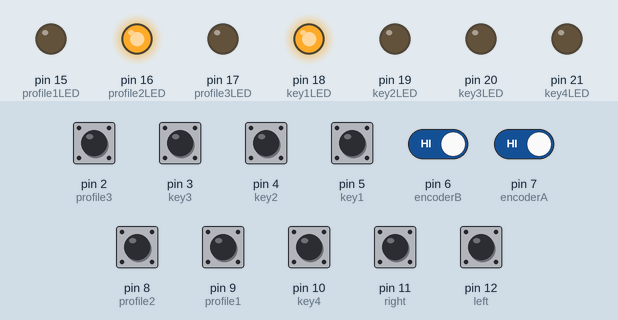
Recording of a sketch running on a simulated Arduino Leonardo, built with avr-gcc and run on an emulated ATmega32U4. Parts: output pins drawn as LEDs (lit = HIGH). Inputs (shaded band) come from the test bench; at power-on: pin 2 (profile3), pin 3 (key3), pin 4 (key2), pin 5 (key1), pin 6 (encoderB), pin 7 (encoderA), pin 8 (profile2), pin 9 (profile1), pin 10 (key4), pin 11 (right), pin 12 (left) HIGH. USB keyboard and mouse output is not drawn.

Above: at 3.8 s.
3.9 s: pin 3 (key3) pulled LOW for 1 s
At 4.05 s:
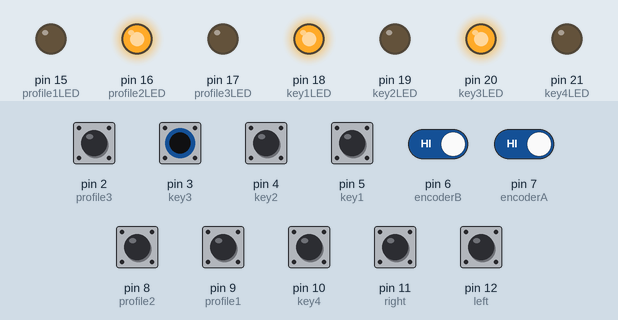
6.9 s: pin 9 (profile1) pulled LOW for 1 s
At 7.1 s:
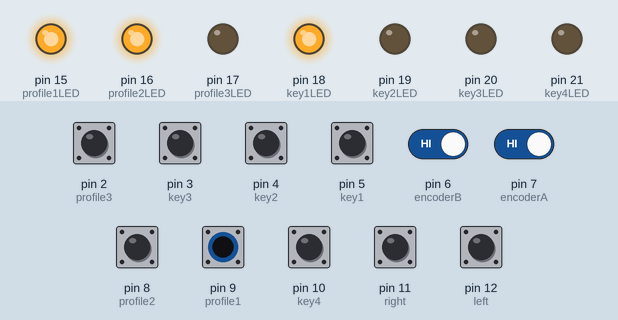
9.9 s: pin 2 (profile3) pulled LOW for 0.15 s
At 10.5 s:
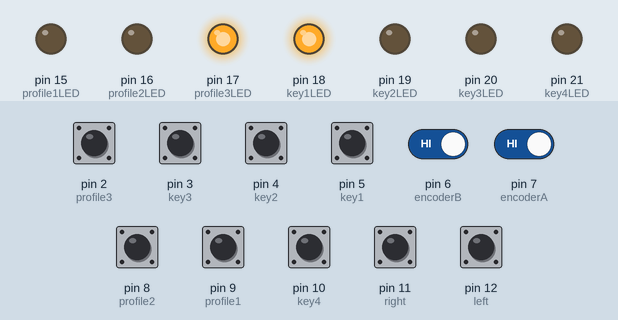
11.5 s: pin 4 (key2) pulled LOW for 0.15 s
At 12.7 s:
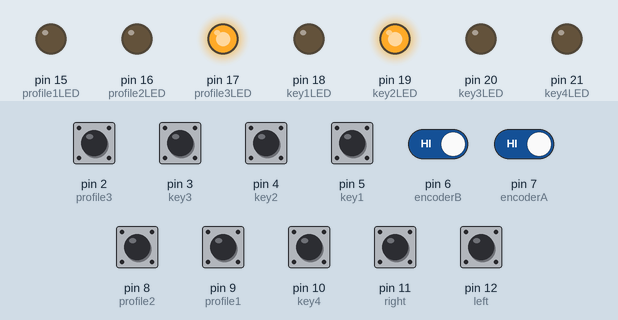
13.1 s: pin 8 (profile2) pulled LOW for 0.15 s
At 14.2 s:
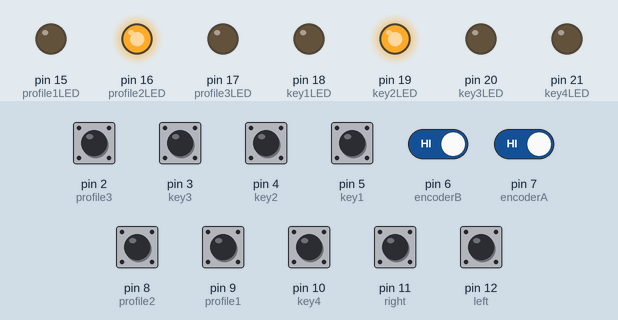
14.7 s: pin 10 (key4) pulled LOW for 0.15 s
At 14.85 s:
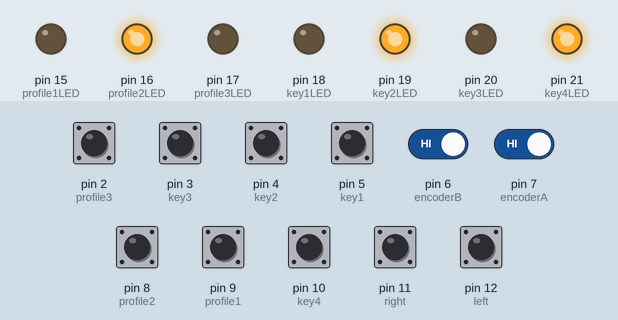
Timing chart, 0 to 17.5 s (numbered marks = the images above; inputs shaded):
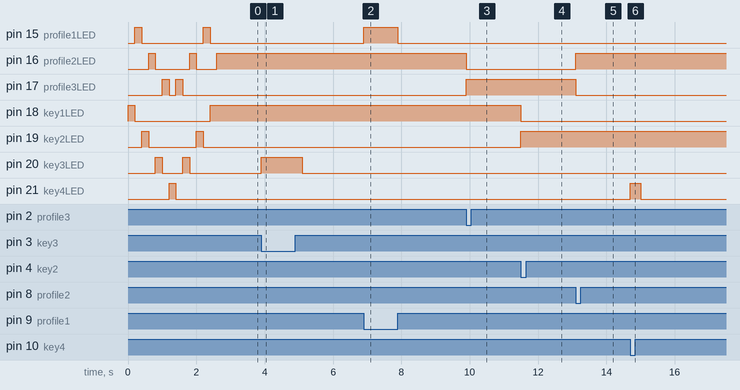

Measured:
- after the input at 3.9 s, pin 20 (key3LED): LOW → HIGH at once, → LOW 1.2 s later
- after the input at 6.9 s, pin 15 (profile1LED): LOW → HIGH at once, → LOW 1.0 s later
- after the input at 9.9 s, pin 16 (profile2LED): HIGH → LOW at once; pin 17 (profile3LED): LOW → HIGH at once
- after the input at 11.5 s, pin 18 (key1LED): HIGH → LOW at once; pin 19 (key2LED): LOW → HIGH at once
- after the input at 13.1 s, pin 16 (profile2LED): LOW → HIGH at once; pin 17 (profile3LED): HIGH → LOW at once
- after the input at 14.7 s, pin 21 (key4LED): LOW → HIGH at once, → LOW 0.30 s later

The sketch:

src.ino
```cpp
#include <Keyboard.h>
#include <Mouse.h>

int encoderA = 7;
int encoderB = 6;
int encoderPos = 0;
int encoderALast = LOW;
int encoderRead = LOW;
int right = 11;
int left = 12;
int profile1 = 9;
int profile2 = 8;
int profile3 = 2;
int key1 = 5;
int key2 = 4;
int key3 = 3;
int key4 = 10;
int profile1LED = 15; //A1
int profile2LED = 16; //A2
int profile3LED = 17; //A3
int key1LED = 18; //A4
int key2LED = 19; //A5
int key3LED = 20; //A6
int key4LED = 21; //A7

int profile1State = LOW;
int profile2State = HIGH;
int profile3State = LOW;
int key1State = HIGH;
int key2State = LOW;
int key3State = LOW;
int key4State = LOW;
int viewport = KEY_KP_1;
unsigned long lastViewportPress = millis();

void setup() {
  pinMode (encoderA, INPUT);
  pinMode (encoderB, INPUT);
  pinMode(profile1, INPUT_PULLUP);
  pinMode(profile2, INPUT_PULLUP);
  pinMode(profile3, INPUT_PULLUP);
  pinMode(key1, INPUT_PULLUP);
  pinMode(key2, INPUT_PULLUP);
  pinMode(key3, INPUT_PULLUP);
  pinMode(key4, INPUT_PULLUP);
  pinMode(left, INPUT_PULLUP);
  pinMode(right, INPUT_PULLUP);
  pinMode(profile1LED, OUTPUT);
  pinMode(profile2LED, OUTPUT);
  pinMode(profile3LED, OUTPUT);
  pinMode(key1LED, OUTPUT);
  pinMode(key2LED, OUTPUT);
  pinMode(key3LED, OUTPUT);
  pinMode(key4LED, OUTPUT);
  Keyboard.begin();
  Mouse.begin();
  ledDance();
//  Serial.begin(9600);
}
void ledDance() {
  digitalWrite(key1LED, HIGH);
  delay(200);
  digitalWrite(key1LED, LOW);
  digitalWrite(profile1LED, HIGH);
  delay(200);
  digitalWrite(profile1LED, LOW);
  digitalWrite(key2LED, HIGH);
  delay(200);
  digitalWrite(key2LED, LOW);
  digitalWrite(profile2LED, HIGH);
  delay(200);
  digitalWrite(profile2LED, LOW);
  digitalWrite(key3LED, HIGH);
  delay(200);
  digitalWrite(key3LED, LOW);
  digitalWrite(profile3LED, HIGH);
  delay(200);
  digitalWrite(profile3LED, LOW);
  digitalWrite(key4LED, HIGH);
  delay(200);
  digitalWrite(key4LED, LOW);
  digitalWrite(profile3LED, HIGH);
  delay(200);
  digitalWrite(profile3LED, LOW);
  digitalWrite(key3LED, HIGH);
  delay(200);
  digitalWrite(key3LED, LOW);
  digitalWrite(profile2LED, HIGH);
  delay(200);
  digitalWrite(profile2LED, LOW);
  digitalWrite(key2LED, HIGH);
  delay(200);
  digitalWrite(key2LED, LOW);
  digitalWrite(profile1LED, HIGH);
  delay(200);
  digitalWrite(profile1LED, LOW);
  digitalWrite(key1LED, HIGH);
  delay(200);
  digitalWrite(key1LED, LOW);

  updateLED();
}

void up() {
  int key;
  if (getProfile() == 2) {
    if (isX()) {
      key = KEY_RIGHT_ARROW;
    } else {
      key = KEY_UP_ARROW;
    }
    Keyboard.press(KEY_LEFT_CTRL);
    Keyboard.press(key);
    Keyboard.release(KEY_LEFT_CTRL);
    Keyboard.release(key);
  }
  // else if (getProfile() == 2) {
  //   if (isX()) {
  //     key = KEY_LEFT_ARROW;
  //   } else {
  //     key = KEY_UP_ARROW;
  //   }
  //   Keyboard.press(KEY_LEFT_CTRL);
  //   Keyboard.press(KEY_LEFT_SHIFT);
  //   Keyboard.press(key);
  //   Keyboard.release(KEY_LEFT_CTRL);
  //   Keyboard.release(KEY_LEFT_SHIFT);
  //   Keyboard.release(key);
  // } else if (getProfile() == 3) {
  //   Mouse.move(0, 0, 1);
  // }
}

void down() {
  int key;
  if (getProfile() == 2) {
    if (isX()) {
      key = KEY_LEFT_ARROW;
    } else {
      key = KEY_DOWN_ARROW;
    }
    Keyboard.press(KEY_LEFT_CTRL);
    Keyboard.press(key);
    Keyboard.release(KEY_LEFT_CTRL);
    Keyboard.release(key);
  }
  // else if (getProfile() == 2) {
  //   if (isX()) {
  //     key = KEY_RIGHT_ARROW;
  //   } else {
  //     key = KEY_DOWN_ARROW;
  //   }
  //   Keyboard.press(KEY_LEFT_CTRL);
  //   Keyboard.press(KEY_LEFT_SHIFT);
  //   Keyboard.press(key);
  //   Keyboard.release(KEY_LEFT_CTRL);
  //   Keyboard.release(KEY_LEFT_SHIFT);
  //   Keyboard.release(key);
  // } else if (getProfile() == 3) {
  //   Mouse.move(0, 0, -1);
  // }
}
void pushLeft() {
  int key;
  if (isX()) {
    key = KEY_LEFT_ARROW;
  } else {
    key = KEY_UP_ARROW;
  }
  Keyboard.press(KEY_LEFT_CTRL);
  Keyboard.press(KEY_LEFT_SHIFT);
  Keyboard.press(key);
  Keyboard.release(KEY_LEFT_CTRL);
  Keyboard.release(KEY_LEFT_SHIFT);
  Keyboard.release(key);
  delay(100);

  // if (getProfile() == 1) {
  //   if (isNavegation()) {
  //     Keyboard.press(KEY_LEFT_CTRL);
  //     Keyboard.write('a');
  //     Keyboard.release(KEY_LEFT_CTRL);
  //   } else if (isSelection()) {
  //     Keyboard.press(KEY_LEFT_CTRL);
  //     Keyboard.write('A');
  //     Keyboard.release(KEY_LEFT_CTRL);
  //   } else if (isMove()) {
  //     Keyboard.press(KEY_LEFT_GUI);
  //     Keyboard.write('[');
  //     Keyboard.release(KEY_LEFT_GUI);
  //   } else if (isHorizontal()) {
  //     Keyboard.press(KEY_PAGE_UP);
  //     Keyboard.release(KEY_PAGE_UP);
  //   }
  // }
  // delay(200);
}
void pushRight() {
  int key;
  if (isX()) {
    key = KEY_RIGHT_ARROW;
  } else {
    key = KEY_DOWN_ARROW;
  }
  Keyboard.press(KEY_LEFT_CTRL);
  Keyboard.press(KEY_LEFT_SHIFT);
  Keyboard.press(key);
  Keyboard.release(KEY_LEFT_CTRL);
  Keyboard.release(KEY_LEFT_SHIFT);
  Keyboard.release(key);
  delay(100);
  // if (getProfile() == 1) {
  //   if (isNavegation()) {
  //     Keyboard.press(KEY_LEFT_CTRL);
  //     Keyboard.write('e');
  //     Keyboard.release(KEY_LEFT_CTRL);
  //   } else if (isSelection()) {
  //     Keyboard.press(KEY_LEFT_CTRL);
  //     Keyboard.write('E');
  //     Keyboard.release(KEY_LEFT_CTRL);
  //   } else if (isMove()) {
  //     Keyboard.press(KEY_LEFT_GUI);
  //     Keyboard.write(']');
  //     Keyboard.release(KEY_LEFT_GUI);
  //   } else if (isHorizontal()) {
  //     Keyboard.press(KEY_PAGE_DOWN);
  //     Keyboard.release(KEY_PAGE_DOWN);
  //   }
  // }
  // delay(200);
}
bool isX() {
  if (key1State == HIGH && key2State == LOW && key3State == LOW && key4State == LOW) {
    return true;
  } else {
    return false;
  }
}
bool isY() {
  if (key1State == LOW && key2State == HIGH && key3State == LOW && key4State == LOW) {
    return true;
  } else {
    return false;
  }
}

bool isNavegation() {
  if (key1State == LOW && key2State == LOW && key3State == LOW && key4State == LOW) {
    return true;
  } else {
    return false;
  }
}
bool isSelection() {
  if (key1State == HIGH) {
    return true;
  } else {
    return false;
  }
}
bool isMove() {
  if (key2State == HIGH) {
    return true;
  } else {
    return false;
  }
}
bool isHorizontal() {
  if (key4State == HIGH) {
    return true;
  } else {
    return false;
  }
}
int getProfile() {
  if (profile1State == HIGH) {
    return 1;
  } else if (profile2State == HIGH) {
    return 2;
  } else if (profile3State == HIGH) {
    return 3;
  }
}
void releaseModKeys() {
  Keyboard.release(KEY_LEFT_SHIFT);
  Keyboard.release(KEY_LEFT_CTRL);
  Keyboard.release(KEY_LEFT_GUI);
  Keyboard.release(KEY_LEFT_ALT);

}
void pushProfile1() {
  // Esc
    digitalWrite(profile1LED, HIGH);
    Keyboard.press(KEY_ESC);
    Keyboard.release(KEY_ESC);
    delay(200);
    digitalWrite(profile1LED, LOW);

    // profile1State = HIGH;
    // profile2State = LOW;
    // profile3State = LOW;
    // updateLED();
}
void pushProfile2() {
  // Rotate
    profile1State = LOW;
    profile2State = HIGH;
    profile3State = LOW;
    updateLED();
}
void pushProfile3() {
  // zoom
    profile1State = LOW;
    profile2State = LOW;
    profile3State = HIGH;
    updateLED();
}
void pushKey1() {
// X
  if (key1State == LOW) {
    key1State = HIGH;
    key2State = LOW;
    key3State = LOW;
    key4State = LOW;
  } else {
    key1State = HIGH;
  }
  updateLED();
  delay(300);
}
void pushKey2() {
// Y
  if (key2State == LOW) {
    key2State = HIGH;
    key1State = LOW;
    key3State = LOW;
    key4State = LOW;
  } else {
    key2State = HIGH;
  }
  updateLED();
  delay(300);
}
void pushKey3() {
  digitalWrite(key3LED, HIGH);
  Keyboard.press(KEY_LEFT_SHIFT);
  Keyboard.press(KEY_KP_7);
  Keyboard.release(KEY_LEFT_SHIFT);
  Keyboard.release(KEY_KP_7);
  delay(300);
  digitalWrite(key3LED, LOW);
  // if (getProfile() == 1) {
  //   if (key3State == LOW) {
  //     releaseModKeys();
  //     Keyboard.press(KEY_LEFT_CTRL);
  //     Keyboard.press(KEY_LEFT_ALT);
  //     Keyboard.write('b');
  //     Keyboard.release(KEY_LEFT_CTRL);
  //     Keyboard.release(KEY_LEFT_ALT);
  //    key3State = HIGH;
  //   } else {
  //     key3State = LOW;
  //   }
  // }
  // updateLED();
  // delay(300);
}
void pushKey4() {
  digitalWrite(key4LED, HIGH);
  Keyboard.write('n');
  // if ((millis() - lastViewportPress) > 2000) {
  //   viewport = KEY_KP_1;
  // } else {
  //   if (viewport == KEY_KP_1) {
  //     viewport = KEY_KP_4;
  //   } else if (viewport == KEY_KP_4) {
  //     viewport = KEY_KP_5;
  //   } else {
  //     viewport = KEY_KP_1;
  //   }
  // }
  // Keyboard.press(KEY_LEFT_SHIFT);
  // Keyboard.press(viewport);
  // Keyboard.release(KEY_LEFT_SHIFT);
  // Keyboard.release(viewport);
  // lastViewportPress = millis();
  delay(300);
  digitalWrite(key4LED, LOW);
  // Keyboard.write('f');
  // delay(300);
  // if (getProfile() == 1) {
  //   if (key4State == LOW) {
  //     key4State = HIGH;
  //   } else {
  //     key4State = LOW;
  //   }
  // }
  // updateLED();
  // delay(300);
}

void updateLED() {
  digitalWrite(profile1LED, profile1State);
  digitalWrite(profile2LED, profile2State);
  digitalWrite(profile3LED, profile3State);
  digitalWrite(key1LED, key1State);
  digitalWrite(key2LED, key2State);
  digitalWrite(key3LED, key3State);
  digitalWrite(key4LED, key4State);
}

void loop() {
  encoderRead = digitalRead(encoderA);
  if ((encoderALast == LOW) && (encoderRead == HIGH)) {
    if (digitalRead(encoderB) == LOW) {
      down();
    } else {
      up();
    }
  }
  encoderALast = encoderRead;

  if (digitalRead(profile1) == LOW) {
    pushProfile1();
  }
  if (digitalRead(profile2) == LOW) {
    pushProfile2();
  }
  if (digitalRead(profile3) == LOW) {
    pushProfile3();
  }
  if (digitalRead(key1) == LOW) {
    pushKey1();
  }
  if (digitalRead(key2) == LOW) {
    pushKey2();
  }
  if (digitalRead(key3) == LOW) {
    pushKey3();
  }
  if (digitalRead(key4) == LOW) {
    pushKey4();
  }
  if (digitalRead(left) == LOW) {
    pushLeft();
  }
  if (digitalRead(right) == LOW) {
    pushRight();
  }
}
```
